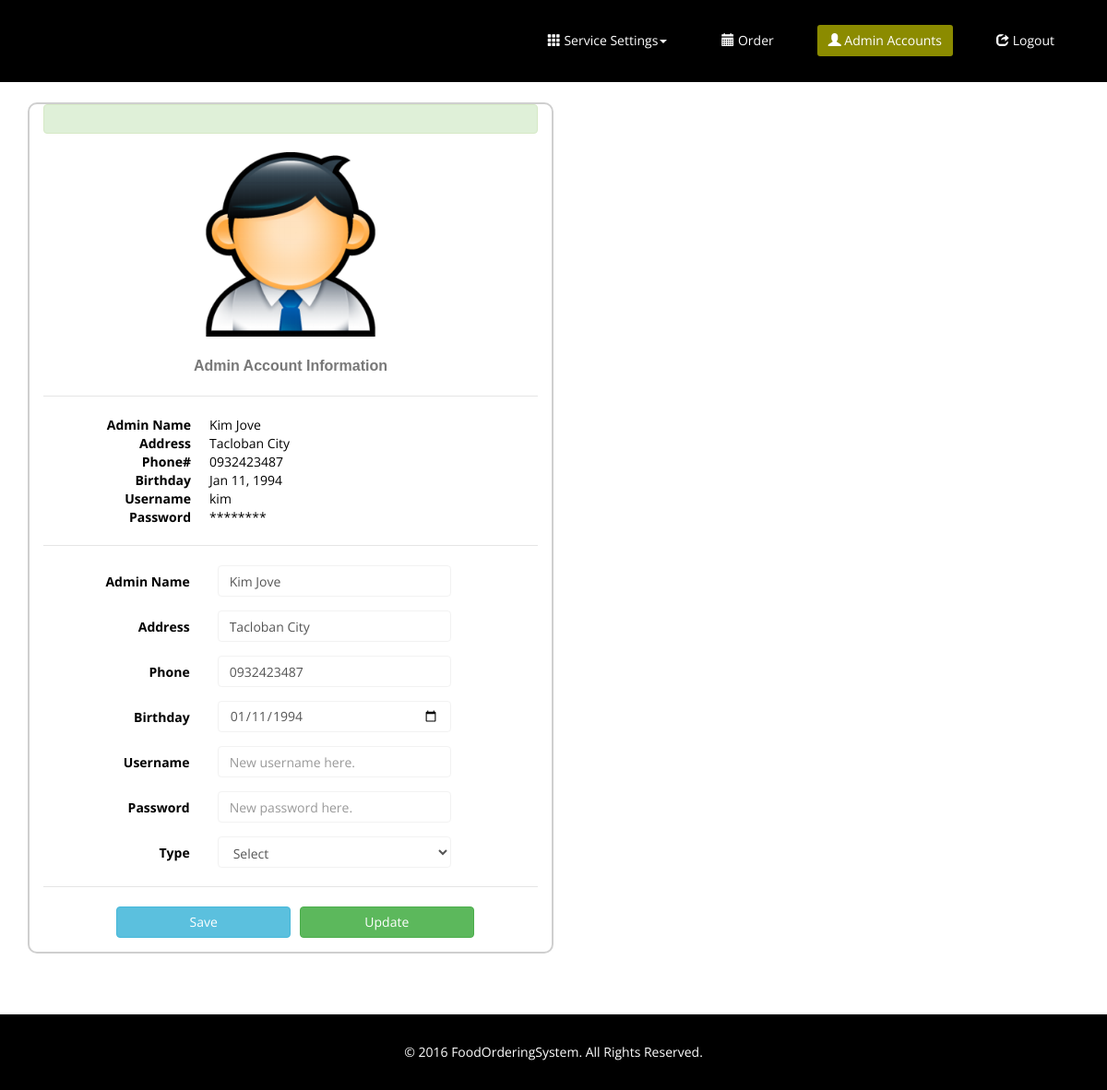
/adminacc.php (signed in), run on the app's committed database.
### tables this page shows
CREATE TABLE IF NOT EXISTS `userinfo` (
  `id` int(11) NOT NULL AUTO_INCREMENT,
  `name` varchar(50) DEFAULT NULL,
  `address` varchar(50) DEFAULT NULL,
  `contact` varchar(50) DEFAULT NULL,
  `dob` date DEFAULT NULL,
  `username` varchar(50) DEFAULT NULL,
  `password` varchar(50) DEFAULT NULL,
  `utype` varchar(50) NOT NULL,
  PRIMARY KEY (`id`)
);

### adminacc.php (the view, shortened to what this page needs)
<!DOCTYPE html>
<html lang="en">
<head>
    <link href="css/bootstrap.css" rel="stylesheet">
    <link href="css/bootstrap.min.css" rel="stylesheet">
    <link href="css/font-awesome.min.css" rel="stylesheet">
    <link href="css/animate.min.css" rel="stylesheet">
    <link href="css/prettyPhoto.css" rel="stylesheet">
    <link href="css/main.css" rel="stylesheet">
    <link href="css/responsive.css" rel="stylesheet">
</head>
<body>
        <nav class="navbar navbar-inverse" role="banner">
            <div class="container">
                <div class="collapse navbar-collapse navbar-right">
                    <ul class="nav navbar-nav">
                        <li class="dropdown"><a class="dropdown-toggle wow fadeInDown" data-toggle="dropdown" href="#"><span class="glyphicon glyphicon-th"></span> Service Settings<span class="caret"></span></a>
                        </li>
                        <li id="reservation" class="wow fadeInDown"><a href="index.php"><span class="glyphicon glyphicon-calendar"></span> Order</a></li>
                        <li id="admin" class="active wow fadeInDown"><a href="adminacc.php"><span class="glyphicon glyphicon-user"></span> Admin Accounts</a></li>
                        <li id="logout" class="wow fadeInDown"><a id="logoutbtn" href='<?php echo "logout_process.php?logout=1"?>'><span class="glyphicon glyphicon-share"></span> Logout</a></li>
                    </ul>
                </div>
            </div>
        </nav>
        <br>
<div class="container wow fadeInDown">
        <div class="col-md-6" style="border: solid #CFCFCF 2px; border-radius: 10px;">
        <div class="alert alert-success" id="infomsg" style="text-align: center"></div>
        <center><img src="images/ico/admin.png" class="img-responsive wow fadeInDown" style="height:200px;" /></center>
        <div>
            <?php
                $id = $_SESSION['proprietor_id'];
                $result = mysql_query("SELECT * FROM userinfo WHERE id='$id'");
                while ($row = mysql_fetch_array($result))
                    {
                        $name = $row['name'];
                        $address = $row['address'];
                        $phone = $row['contact'];
						$dob = $row['dob'];
						$phone = $row['contact'];
                        $username = $row['username'];
                    }
                ?>
        <h3 style="text-align:center; font-weight:bold;" class="wow fadeInDown">Admin Account Information</h3>
        <hr>
            <dl class="dl-horizontal wow fadeInDown" style="text-align:left">
                <dt>Admin Name</dt><dd><?php echo @$name ?></dd>
                <dt>Address</dt><dd><?php echo @$address ?></dd>
                <dt>Phone#</dt><dd><?php echo @$phone ?></dd>
                 <dt>Birthday</dt><dd><?php
				 $date  = new DateTime($dob);
				 echo @$date->format('M d, Y'); ?></dd>
                <dt>Username</dt><dd><?php echo @$username ?></dd>
                <dt>Password</dt><dd><?php echo '********'; ?></dd>
            </dl>
        <hr>
        </div>
             <form class="form-horizontal" name="adminacc" id="adminacc" method="POST" action="adminacc_process.php" style="margin-top: 20px;">
                <div class="form-group">
                    <label for="name" class="col-sm-4 control-label wow fadeInDown">Admin Name</label>
                    <div class="col-sm-6">
                    <input type="text" class="form-control wow fadeInDown" id="name" name="proprietor_name" value="<?php echo $name?>" placeholder="New name here." required>
                    </div>
                </div>
                <div class="form-group">
                    <label for="username" class="col-sm-4 control-label wow fadeInDown">Address</label>
                    <div class="col-sm-6">
                    <input type="text" class="form-control wow fadeInDown" id="Address" name="address" value="<?php echo $address;?>"placeholder="New address here." required>
                    </div>
                </div>
                <div class="form-group">
                    <label for="username" class="col-sm-4 control-label wow fadeInDown">Phone</label>
                    <div class="col-sm-6">
                    <input type="text" class="form-control wow fadeInDown" id="Phone" name="phone"value="<?php echo $phone?>"  placeholder="New phone# here."required>
                    </div>
                </div>
                 <div class="form-group">
                    <label for="username" class="col-sm-4 control-label wow fadeInDown">Birthday</label>
                    <div class="col-sm-6">
                    <input type="date" class="form-control wow fadeInDown" id="date" name="date" value="<?php echo $dob?>" required>
                    </div>
                </div>
                <div class="form-group">
                    <label for="username" class="col-sm-4 control-label wow fadeInDown">Username</label>
                    <div class="col-sm-6">
                    <input type="text" class="form-control wow fadeInDown" id="username" name="nusername" placeholder="New username here." required>
                    </div>
                </div>
                <div class="form-group">
                    <label for="npassword" class="col-sm-4 control-label wow fadeInDown">Password</label>
                    <div class="col-sm-6">
                    <input type="text" class="form-control wow fadeInDown" id="npassword" name="npassword" placeholder="New password here." required>
                    </div>
                </div>
                 <div class="form-group">
                    <label for="npassword" class="col-sm-4 control-label wow fadeInDown">Type</label>
                    <div class="col-sm-6">
                   <select name="type" class="form-control wow fadeInDown">
                   <option>Select</option>
                   <option value="Admin">Admin</option></select>
                    </div>
                </div>
                <hr>
                <div class="form-group">
                    <input type="submit" id="submit" name="save" class="btn btn-info col-md-4 col-xs-offset-2 wow fadeInDown" value="Save" style="margin-right: 10px;">
                    <input type="submit" class="btn btn-success col-md-4 wow fadeInDown" name="update" value="Update">
                </div>
              </form>
              </div>
        </div>
<br><br><br>
    <footer id="footer" class="midnight-blue">
        <div class="container">
            <div class="row">
                <div class="col-sm-12">
                    <center>&copy; 2016 FoodOrderingSystem. All Rights Reserved.</center>
                </div>
            </div>
        </div>
    </footer>
</body>
</html>

### css/main.css (style rules this page uses)
body { background: #fff; font-family: 'Open Sans', sans-serif; color:#000; line-height: 22px; }
h1, h2, h3, h4, h5, h6 { font-weight:bold; font-family:Verdana, Geneva, sans-serif; color:#8B8B00; }
h3 { font-size: 16px; color: #787878; font-weight: 400; line-height: 24px; }
a { color: #000; -webkit-transition: color 300ms, background-color 300ms; -moz-transition: color 300ms, background-color 300ms; -o-transition: color 300ms, background-color 300ms; transition: color 300ms, background-color 300ms; }
hr { border-top: 1px solid #e5e5e5; border-bottom: 1px solid #fff; }
.navbar { border-radius: 0; margin-bottom: 0; background: #000; padding: 15px 0; padding-bottom: 0; }
.navbar-nav { margin-top: 12px; }
.navbar-nav>li { margin-left: 35px; padding-bottom: 28px; }
.navbar-inverse .navbar-nav > li > a { padding: 5px 12px; margin: 0; border-radius: 3px; color: #fff; line-height: 24px; display: inline-block; }
.navbar-inverse { border: none; }
.navbar-inverse .navbar-nav > .active > a, .navbar-inverse .navbar-nav > .active > a:hover, .navbar-inverse .navbar-nav > .active > a:focus, .navbar-inverse .navbar-nav > .open > a, .navbar-inverse .navbar-nav > .open > a:hover, .navbar-inverse .navbar-nav > .open > a:focus { background-color: #8B8B00; color: #fff; }
.navbar-inverse .navbar-collapse, .navbar-inverse .navbar-form { border-top: 0; padding-bottom: 0; }
.form-group .form-control { padding: 7px 12px; border-color:#f2f2f2; box-shadow: none; }
#footer { padding-top: 30px; padding-bottom: 30px; color: #fff; background: #000; }

### data on the page
userinfo: name "Kim Jove", address "Tacloban City", contact "0932423487", dob "Jan 11, 1994", username "kim", proprietor_name "Kim Jove", date "01/11/1994"
